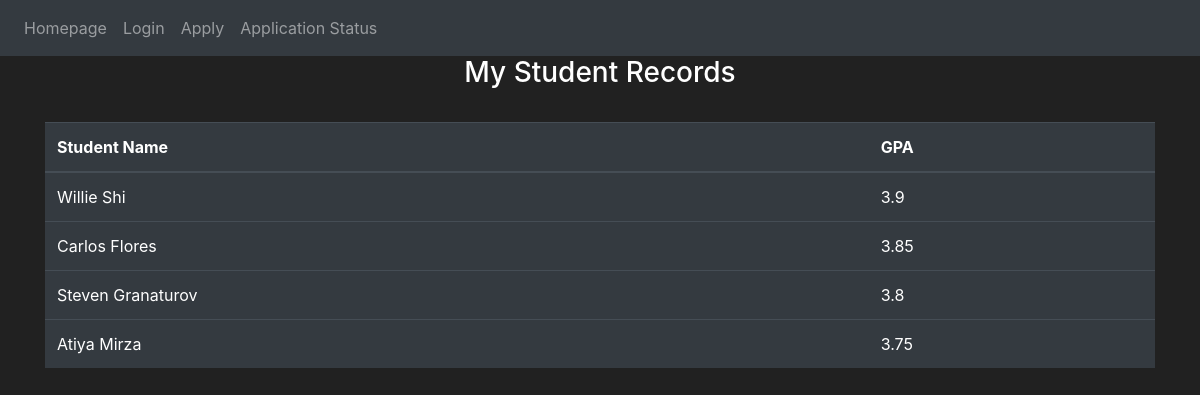
The page /student-view on the database its author committed.
### website/models.py (models this page shows, shortened)
class User(db.Model, UserMixin):
    id = db.Column(db.Integer, primary_key=True)
    email = db.Column(db.String(400), unique=True)
    password = db.Column(db.String(400))
    first_name = db.Column(db.String(400))
    usertype = db.Column(db.String(400))
    gpa = db.Column(db.Integer)
    department = db.Column(db.String(400))
    courses = db.relationship('Courses')

### website/auth.py (the view)
@auth.route('/student-view', methods=['GET', 'POST'])
def student_view():
    user = User.query.order_by(desc(User.gpa)).first()
    max_gpa = user.gpa
    student = User.query.filter(User.gpa <= max_gpa).order_by(desc(User.gpa)).limit(5).all()
    return render_template("student-view.html", user=current_user, data=student)

### website/templates/student-view.html
{% extends "base.html" %} {% block title %}Student View{% endblock %} {% block content
%}
<h3 align="center"> My Student Records</h3>
    <br>
    <table class="table table-hover table-dark">
        <thead>
            <tr>
                <th scope="col">Student Name</th>
                <th scope="col">GPA</th>
            </tr>
        </thead>
            <tbody>
            <tr>
                   {% for students in data %}
            <td> {{students.first_name}}</td>
             <td> {{students.gpa}}</td>
            </tr>
            {% endfor %}
            </tbody>
        </table>
{% endblock %}

### website/templates/base.html (style rules this page uses)
body { background-color: #212121; color: white }

### rows shown on the page
User: first_name "Willie Shi", gpa "3.9"
User: first_name "Carlos Flores", gpa "3.85"
User: first_name "Steven Granaturov", gpa "3.8"
User: first_name "Atiya Mirza", gpa "3.75"
